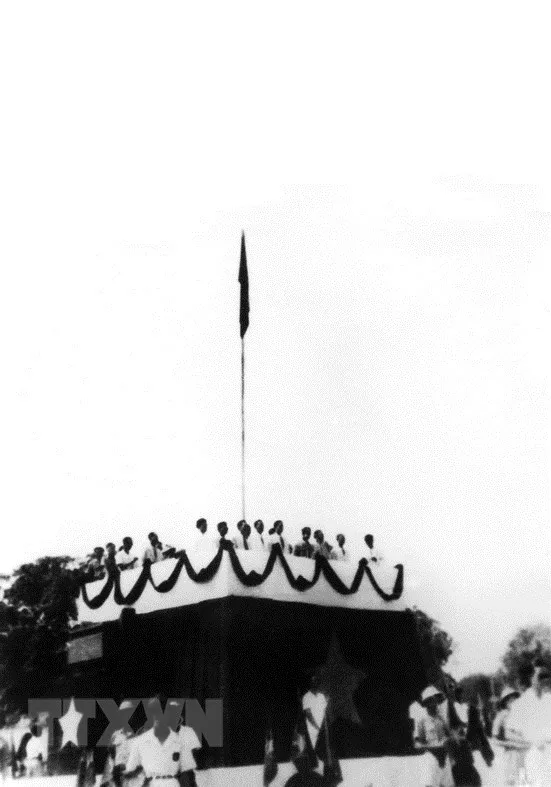
#> input picture images/event_20260923_102957.webp, 551 x 787 px; its folder holds 4 pictures in this run
$ python check_duplicate_images.py
#> lines starting #> are read from the running program, lines starting #| are printed output that depends on the picture
#!/usr/bin/env python3
"""
check_duplicate_images.py - Detect duplicate timeline images.

Enforces the repository rule that every historical image may illustrate
at most ONE event per timeline file:
  * each image path in images/ may be referenced at most once in
    timelines_vi.md and at most once in timelines_en.md
    (the same image appears exactly once in VI and once in EN, under the
    paired bilingual events);
  * no two files in images/ may have identical content (byte-identical,
    detected via MD5) or be perceptually identical re-encodes of the same
    picture (detected via 16x16 average hash).

Also reports (as warnings, not failures):
  * orphaned files in images/ that no timeline references;
  * image paths referenced by markdown but missing from disk.

Usage:
    python check_duplicate_images.py [--quiet] [--images-dir DIR]
                                     [--vi FILE] [--en FILE]

Exit code 0 = no duplicates / misuse found, 1 = problems found.
"""

import argparse
import glob
import hashlib
import os
import re
import sys

try:
    from PIL import Image
except ImportError:  # pragma: no cover
    print("[ERROR] Pillow is required (pip install pillow).")
    sys.exit(2)

VI_FILE = "timelines_vi.md"
EN_FILE = "timelines_en.md"
IMAGES_DIR = "images"

IMG_REF_RE = re.compile(r"!\[.*?\]\((images/[^)]+)\)")
HASH_SIZE = 16


def md5_of_file(path):
#> called with path = 'images/event_20260923_102957.webp'
    h = hashlib.md5()
    with open(path, "rb") as f:
        for chunk in iter(lambda: f.read(65536), b""):
            h.update(chunk)
    return h.hexdigest()


def average_hash(path, size=HASH_SIZE):
    """16x16 average hash (256-bit string). Exact matches only are used."""
#> called with path = 'images/event_20260923_102957.webp', size = 16
    with Image.open(path) as im:
#> im is the input picture: PIL image 551x787 RGB; mean R, G, B 203.5, 203.5, 203.5
        im = im.convert("L").resize((size, size), Image.BILINEAR)
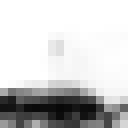
#> im: PIL image 16x16 L (shown 8 times larger); min 8, max 255, mean 203.2
        pixels = list(im.get_flattened_data())
    avg = sum(pixels) / len(pixels)
    return "".join("1" if px > avg else "0" for px in pixels)


def difference_hash(path, size=HASH_SIZE):
    """16x16 difference hash (256-bit string).

    Compares each pixel with its right neighbour instead of using absolute
    brightness, so global edits (brighter/darker, contrast, gamma,
    re-compression, resizing) only flip a few bits. Two pictures of the
    same scene typically differ by ~0-12 bits, while unrelated pictures
    differ by ~100+ bits, leaving a wide safety margin for a threshold.
    """
    with Image.open(path) as im:
        im = im.convert("L").resize((size + 1, size), Image.BILINEAR)
        pixels = list(im.get_flattened_data())
    bits = []
    for row in range(size):
        for col in range(size):
            left = pixels[row * (size + 1) + col]
            right = pixels[row * (size + 1) + col + 1]
            bits.append("1" if left > right else "0")
    return "".join(bits)


def hamming_distance(hash_a, hash_b):
    return sum(c1 != c2 for c1, c2 in zip(hash_a, hash_b))


def collect_references(md_file):
    """Return {image_path: [line_numbers]} for every embedded image."""
    refs = {}
    with open(md_file, "r", encoding="utf-8") as f:
        for lineno, line in enumerate(f, start=1):
            for path in IMG_REF_RE.findall(line):
                refs.setdefault(path, []).append(lineno)
    return refs


def find_duplicate_files(images_dir, near_threshold=16):
    """Return (byte_dup_groups, perceptual_dup_groups, near_dup_pairs,
    unreadable, files).

    * byte/perceptual groups are sorted lists of filenames with identical
      content (failures);
    * near_dup_pairs is a list of (file_a, file_b, distance) with
      0 < dHash distance <= near_threshold: slightly edited copies of the
      same picture (brighter, contrast, recompressed...). Reported for
      human review because heavy crops of different photos can rarely
      collide.
    """
    files = sorted(glob.glob(os.path.join(images_dir, "*.webp")))
    by_md5, by_ahash, dhashes = {}, {}, {}
    unreadable = []
    for path in files:
        name = os.path.basename(path)
        by_md5.setdefault(md5_of_file(path), []).append(name)
        try:
            by_ahash.setdefault(average_hash(path), []).append(name)
            dhashes[name] = difference_hash(path)
        except Exception:
            unreadable.append(name)
#> pass 2 of the loop in find_duplicate_files, `for path in files:`:
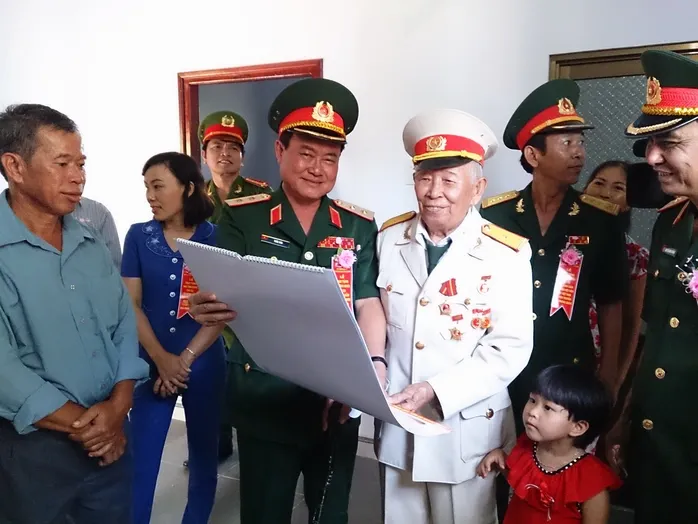
#> input picture images/event_20260923_103650.webp, 698 x 524 px
#> in average_hash, im is the input picture: PIL image 698x524 RGB; mean R, G, B 126.1, 118.8, 121.9
#> in average_hash (call 2), `im = im.convert("L").resize((size, size), Image.BILINEAR)`:
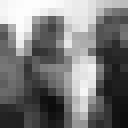
#> im: PIL image 16x16 L (shown 8 times larger); min 11, max 253, mean 121.2
#> pass 3 of the loop in find_duplicate_files, `for path in files:`:
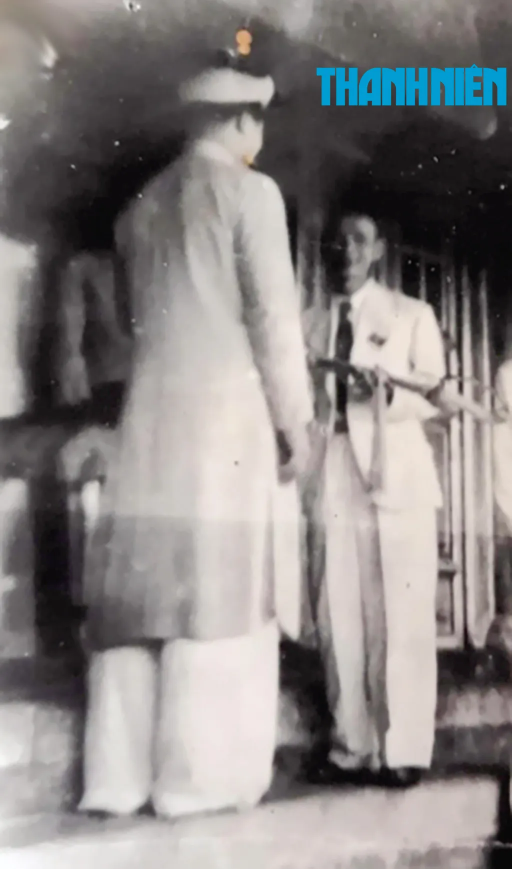
#> input picture images/event_20260923_104916.webp, 1024 x 1737 px (shown at 1/2 size)
#> in average_hash, im is the input picture: PIL image 1024x1737 RGB; mean R, G, B 136.6, 132.5, 131.5
#> in average_hash (call 3), `im = im.convert("L").resize((size, size), Image.BILINEAR)`:
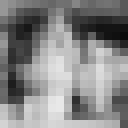
#> im: PIL image 16x16 L (shown 8 times larger); min 11, max 232, mean 133.3
#> the loop made 4 passes; the first 3 are shown
    byte_dups = sorted([sorted(g) for g in by_md5.values() if len(g) > 1])
    byte_sets = {tuple(g) for g in byte_dups}
    perceptual_dups = sorted(
        [sorted(g) for g in by_ahash.values() if len(g) > 1
         and tuple(sorted(g)) not in byte_sets]
    )
    known = set(byte_sets) | {tuple(g) for g in perceptual_dups}
    near_dups = []
    names = sorted(dhashes)
    for idx, name_a in enumerate(names):
        for name_b in names[idx + 1:]:
            dist = hamming_distance(dhashes[name_a], dhashes[name_b])
            if 0 < dist <= near_threshold:
                pair = tuple(sorted((name_a, name_b)))
                if pair not in known:
                    near_dups.append((pair[0], pair[1], dist))
    near_dups.sort(key=lambda item: (item[2], item[0], item[1]))
    return byte_dups, perceptual_dups, near_dups, unreadable, files


def check(images_dir=IMAGES_DIR, vi_file=VI_FILE, en_file=EN_FILE,
          quiet=False, near_threshold=16, strict=False):
    """Run all duplicate checks. Returns True when the tree is clean."""
    errors, warnings = [], []

    byte_dups, perceptual_dups, near_dups, unreadable, files = \
        find_duplicate_files(images_dir, near_threshold=near_threshold)
    for group in byte_dups:
        errors.append("Byte-identical files: " + ", ".join(group))
    for group in perceptual_dups:
        errors.append("Perceptually identical files (re-encoded copy): "
                      + ", ".join(group))
    for name_a, name_b, dist in near_dups:
        msg = ("Near-duplicate suspects (dHash distance %d, possibly a "
               "slightly edited copy - brighter, contrast, recompressed): "
               "%s <=> %s" % (dist, name_a, name_b))
        (errors if strict else warnings).append(msg)
    for name in unreadable:
        errors.append("Unreadable image file: %s" % name)

    refs_vi = collect_references(vi_file)
    refs_en = collect_references(en_file)

    for path, lines in sorted(refs_vi.items()):
        if len(lines) > 1:
            errors.append(
                "%s referenced %dx in %s (lines %s): one image may "
                "illustrate only one event" % (
                    path, len(lines), vi_file, lines))
    for path, lines in sorted(refs_en.items()):
        if len(lines) > 1:
            errors.append(
                "%s referenced %dx in %s (lines %s): one image may "
                "illustrate only one event" % (
                    path, len(lines), en_file, lines))

    set_vi, set_en = set(refs_vi), set(refs_en)
    for path in sorted(set_vi - set_en):
        errors.append("%s referenced in %s but missing in %s"
                      % (path, vi_file, en_file))
    for path in sorted(set_en - set_vi):
        errors.append("%s referenced in %s but missing in %s"
                      % (path, en_file, vi_file))

    on_disk = {os.path.join(images_dir, os.path.basename(p))
               for p in glob.glob(os.path.join(images_dir, "*.webp"))}
    md_base = os.path.dirname(os.path.abspath(vi_file))

    def exists_on_disk(path):
        return (os.path.isfile(path)
                or os.path.isfile(os.path.join(md_base, path)))

    for path in sorted(set_vi | set_en):
        if not exists_on_disk(path):
            errors.append("Referenced image missing from disk: %s" % path)
    for path in sorted(on_disk):
        rel = os.path.relpath(path).replace(os.sep, "/")
        if rel not in set_vi and rel not in set_en:
            warnings.append("Orphaned file (referenced by no timeline): %s"
                            % rel)

    if not quiet or errors or warnings:
        print("Checked %d image file(s), %d VI reference(s), "
              "%d EN reference(s)." % (len(files), sum(len(v) for v in
                                                       refs_vi.values()),
                                       sum(len(v) for v in
                                           refs_en.values())))
        for msg in errors:
            print("  [FAIL] " + msg)
        for msg in warnings:
            print("  [WARN] " + msg)
    if errors:
        print("[FAIL] DUPLICATE IMAGE CHECK FAILED (%d problem(s))."
              % len(errors))
        return False
    if warnings and not quiet:
        print("[SUCCESS] NO DUPLICATE IMAGES FOUND "
              "(%d orphan warning(s) to review)." % len(warnings))
    else:
        print("[SUCCESS] NO DUPLICATE IMAGES FOUND!")
    return True


def main(argv=None):
    parser = argparse.ArgumentParser(
        description="Detect duplicate / multiply-used timeline images.")
    parser.add_argument("--quiet", action="store_true",
                        help="Print only the final verdict.")
    parser.add_argument("--images-dir", default=IMAGES_DIR)
    parser.add_argument("--vi", default=VI_FILE)
    parser.add_argument("--en", default=EN_FILE)
    parser.add_argument("--near-threshold", type=int, default=16,
                        help="Max dHash Hamming distance (of 256 bits) to "
                             "report a pair as near-duplicate suspects "
                             "(default: 16).")
    parser.add_argument("--strict", action="store_true",
                        help="Treat near-duplicate suspects as failures "
                             "instead of warnings.")
    args = parser.parse_args(argv)
    ok = check(images_dir=args.images_dir, vi_file=args.vi, en_file=args.en,
               quiet=args.quiet, near_threshold=args.near_threshold,
               strict=args.strict)
    return 0 if ok else 1


if __name__ == "__main__":
#> (the run stopped early here; a loop or call above may not have finished)
